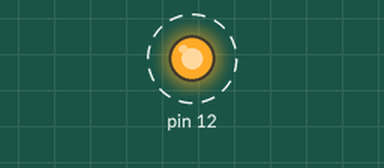
Simulated run of this program. Board: Raspberry Pi (header pin numbers). Shown: output pins drawn as LEDs (lit = HIGH). Dashed ring = blinking.

Above: at 0.5 s.
Timing chart, 0 to 4.6 s (numbered marks = the images above):
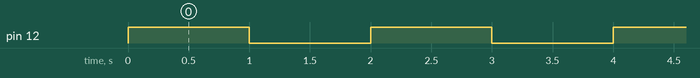

The program:

led3.py
```python
#!/usr/bin/python
import time
import RPi.GPIO as GPIO
GPIO.setmode(GPIO.BOARD)
GPIO.setwarnings(False)
GPIO.setup(12,GPIO.OUT)
for num in range(0,100):
	 GPIO.output(12,True)
         time.sleep(1)
         GPIO.output(12,False)
         time.sleep(1)
```

Measured:
- by itself, pin 12: alternates HIGH for 1.0 s and LOW for 1.0 s
